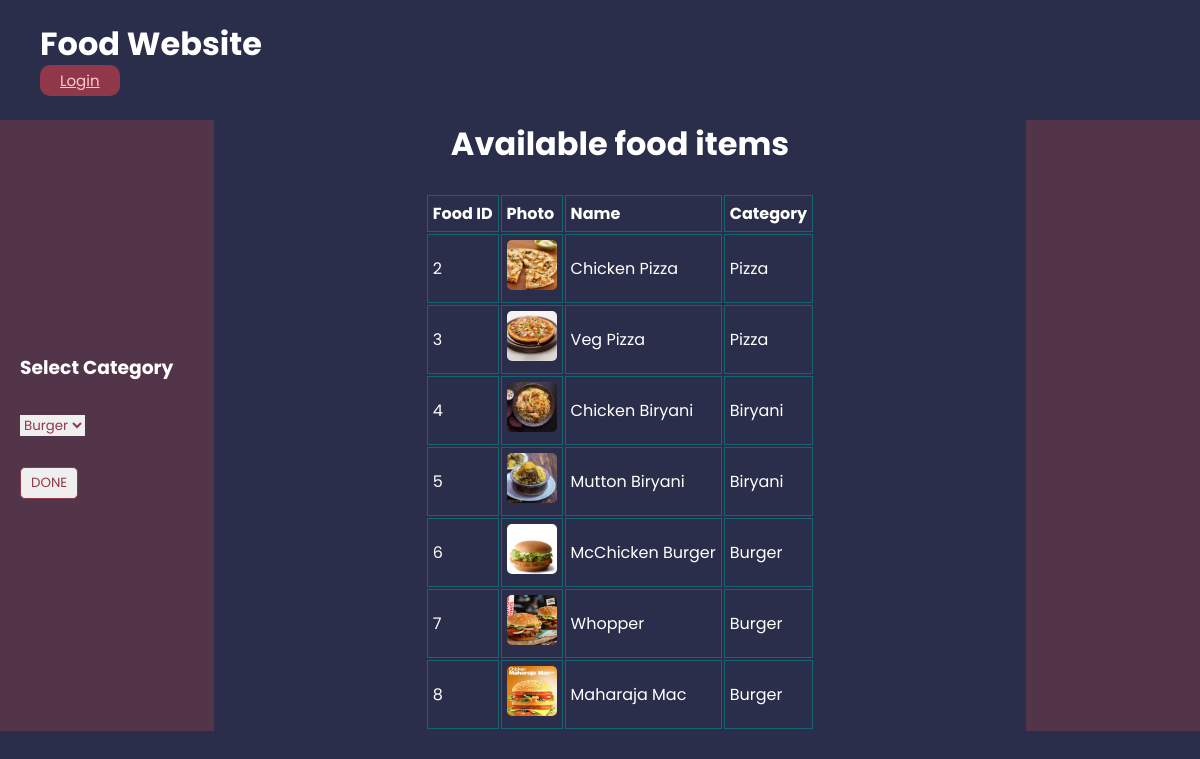
The page / on the database its author committed.
### tables this page shows
CREATE TABLE `foodItems` (
  `f_id` int(10) NOT NULL,
  `f_name` varchar(20) NOT NULL,
  `c_id` int(10) NOT NULL,
  `f_image` longtext NOT NULL,
  `f_image_name` varchar(200) NOT NULL
);

CREATE TABLE `categories` (
  `c_id` int(10) NOT NULL,
  `c_name` varchar(50) NOT NULL,
  `status` varchar(10) NOT NULL
);

### index.php (the view, shortened to what this page needs)
<?php
    $con = mysqli_connect('localhost', 'root', '', 'demo1');
    $query1 = "select * from categories where status='active'";
    $result1 = mysqli_query($con, $query1);
    if(isset($_REQUEST['cid'])) {
        $query = "SELECT * FROM foodItems WHERE c_id = '" . $_REQUEST['cid'] . "'";
        $result = mysqli_query($con, $query);
    } else {
        $query = "SELECT * FROM foodItems";
        $result = mysqli_query($con, $query);
    }
?>
<!DOCTYPE html>
<html>
<head>
    <link rel="stylesheet" href="style.css">
</head>
<body>
<div class="container">
    <div class = "header-container">
        <div class="header">
            <div class="name-details">
                <h1>Food Website</h1>
            </div>
            <ul class="navbar">
                <li><a href="login.php"> Login</a></li>
            </ul>
        </div>
    </div>
        <div class="content">
            <div class="left-side">
                <h3>Select Category</h3>
                <form method="post" action="">
                    <select name="categories" id="categories">
                        <?php
                        while($fetch1 = mysqli_fetch_object($result1)) {
                        ?>
                            <option
                            value="<?php echo $fetch1->c_id; ?>"
                            selected="<?php echo ($_REQUEST['cid'] == $fetch1->c_id); ?>"
                            >
                                <?php echo $fetch1->c_name; ?>
                            </option>
                        <?php
                        }
                        ?>
                    </select>
                    <br>
                    <input type="submit" name="done" value="DONE">
                </form>
            </div>
            <div class="middle">
                <h1>Available food items</h1>
                <br>
                <table>
                    <tr>
                        <td> <b> Food ID  </b> </td>
                        <td> <b> Photo        </b> </td>
                        <td> <b> Name         </b> </td>
                        <td> <b> Category   </b> </td>
                    </tr>
                    <?php while($fetch = mysqli_fetch_object($result)) { ?>
                    <tr>
                        <td> <?php echo $fetch->f_id; ?> </td>
                        <td>
                            <img
                            src="admin-panel/user_modules/user_images/<?php echo $fetch->f_image_name; ?>"
                            width=50
                            height=50>
                        </td>
                        <td> <?php echo $fetch->f_name; ?> </td>
                        <?php
                            $query1 = "select c_name from categories where c_id = '" . $fetch->c_id . "'";
                            $result1 = mysqli_query($con, $query1);
                            $fetch1 = mysqli_fetch_object($result1);
                        ?>
                        <td> <?php echo $fetch1->c_name; ?> </td>
                    </tr>
                    <?php } ?>
                </table>
            </div>
            <div class="right-side"></div>
        </div>
    </div>
</body>
</html>

### style.css (style rules this page uses)
:root { --brightRed: #e84545; --deepRedLowOpac: #903749; --purpleBackground: #2b2e4a; --lightRed: #ffcccb; --lightCyan: #e0ffff; }
* { margin: 0; border: 0; color: #fff; font-family: 'Poppins', sans-serif; }
a { color: var(--lightRed); }
td { border: 1px solid rgba(0, 153, 153, 0.5); padding: 5px; }
.container { display: flex; flex-direction: column; min-height: 100vh; background: var(--purpleBackground); }
.header-container { display: flex; flex-direction: row; height: 120px; }
img { border-radius: 10%; }
input, select, textarea { color: var(--deepRedLowOpac); }
input[type=submit] { padding: 5px 10px; color: var(--deepRedLowOpac); background: ; border: 1px solid var(--deepRedLowOpac); cursor: pointer; -webkit-border-radius: 5px; border-radius: 5px; margin-top: 30px; }
.header { width: 85%; display: flex; flex-direction: column; }
.name-details { display: flex; height: 70px; justify-content: flex-start; align-items: center; padding: 20px 0 0 40px; }
.navbar { display: flex; flex-direction: row; list-style: none; height: 100px; }
.navbar li a { margin-right: 10px; padding: 5px 20px; font-size: 15px; background: var(--deepRedLowOpac); border-radius: 10px; }
.content { display: flex; flex-direction: row; width: 100vw; padding-bottom: 30px; }
h3 { margin-bottom: 30px; }
.left-side { display: flex; flex-direction: column; background: #53354a; width: 15%; align-items: flex-start; justify-content: center; padding: 20px; }
.right-side { display: flex; background: #53354a; width: 15%; align-items: center; justify-content: center; }
.middle { display: flex; flex-direction: column; width: 70%; align-items: center; justify-content: center; }

### rows shown on the page
fooditems: f_id "2", f_image_name (picture), f_name "Chicken Pizza", c.c_name "Pizza"
fooditems: f_id "3", f_image_name (picture), f_name "Veg Pizza", c.c_name "Pizza"
fooditems: f_id "4", f_image_name (picture), f_name "Chicken Biryani", c.c_name "Biryani"
fooditems: f_id "5", f_image_name (picture), f_name "Mutton Biryani", c.c_name "Biryani"
fooditems: f_id "6", f_image_name (picture), f_name "McChicken Burger", c.c_name "Burger"
fooditems: f_id "7", f_image_name (picture), f_name "Whopper", c.c_name "Burger"
fooditems: f_id "8", f_image_name (picture), f_name "Maharaja Mac", c.c_name "Burger"

### other values the page prints
form field categories "Burger"
